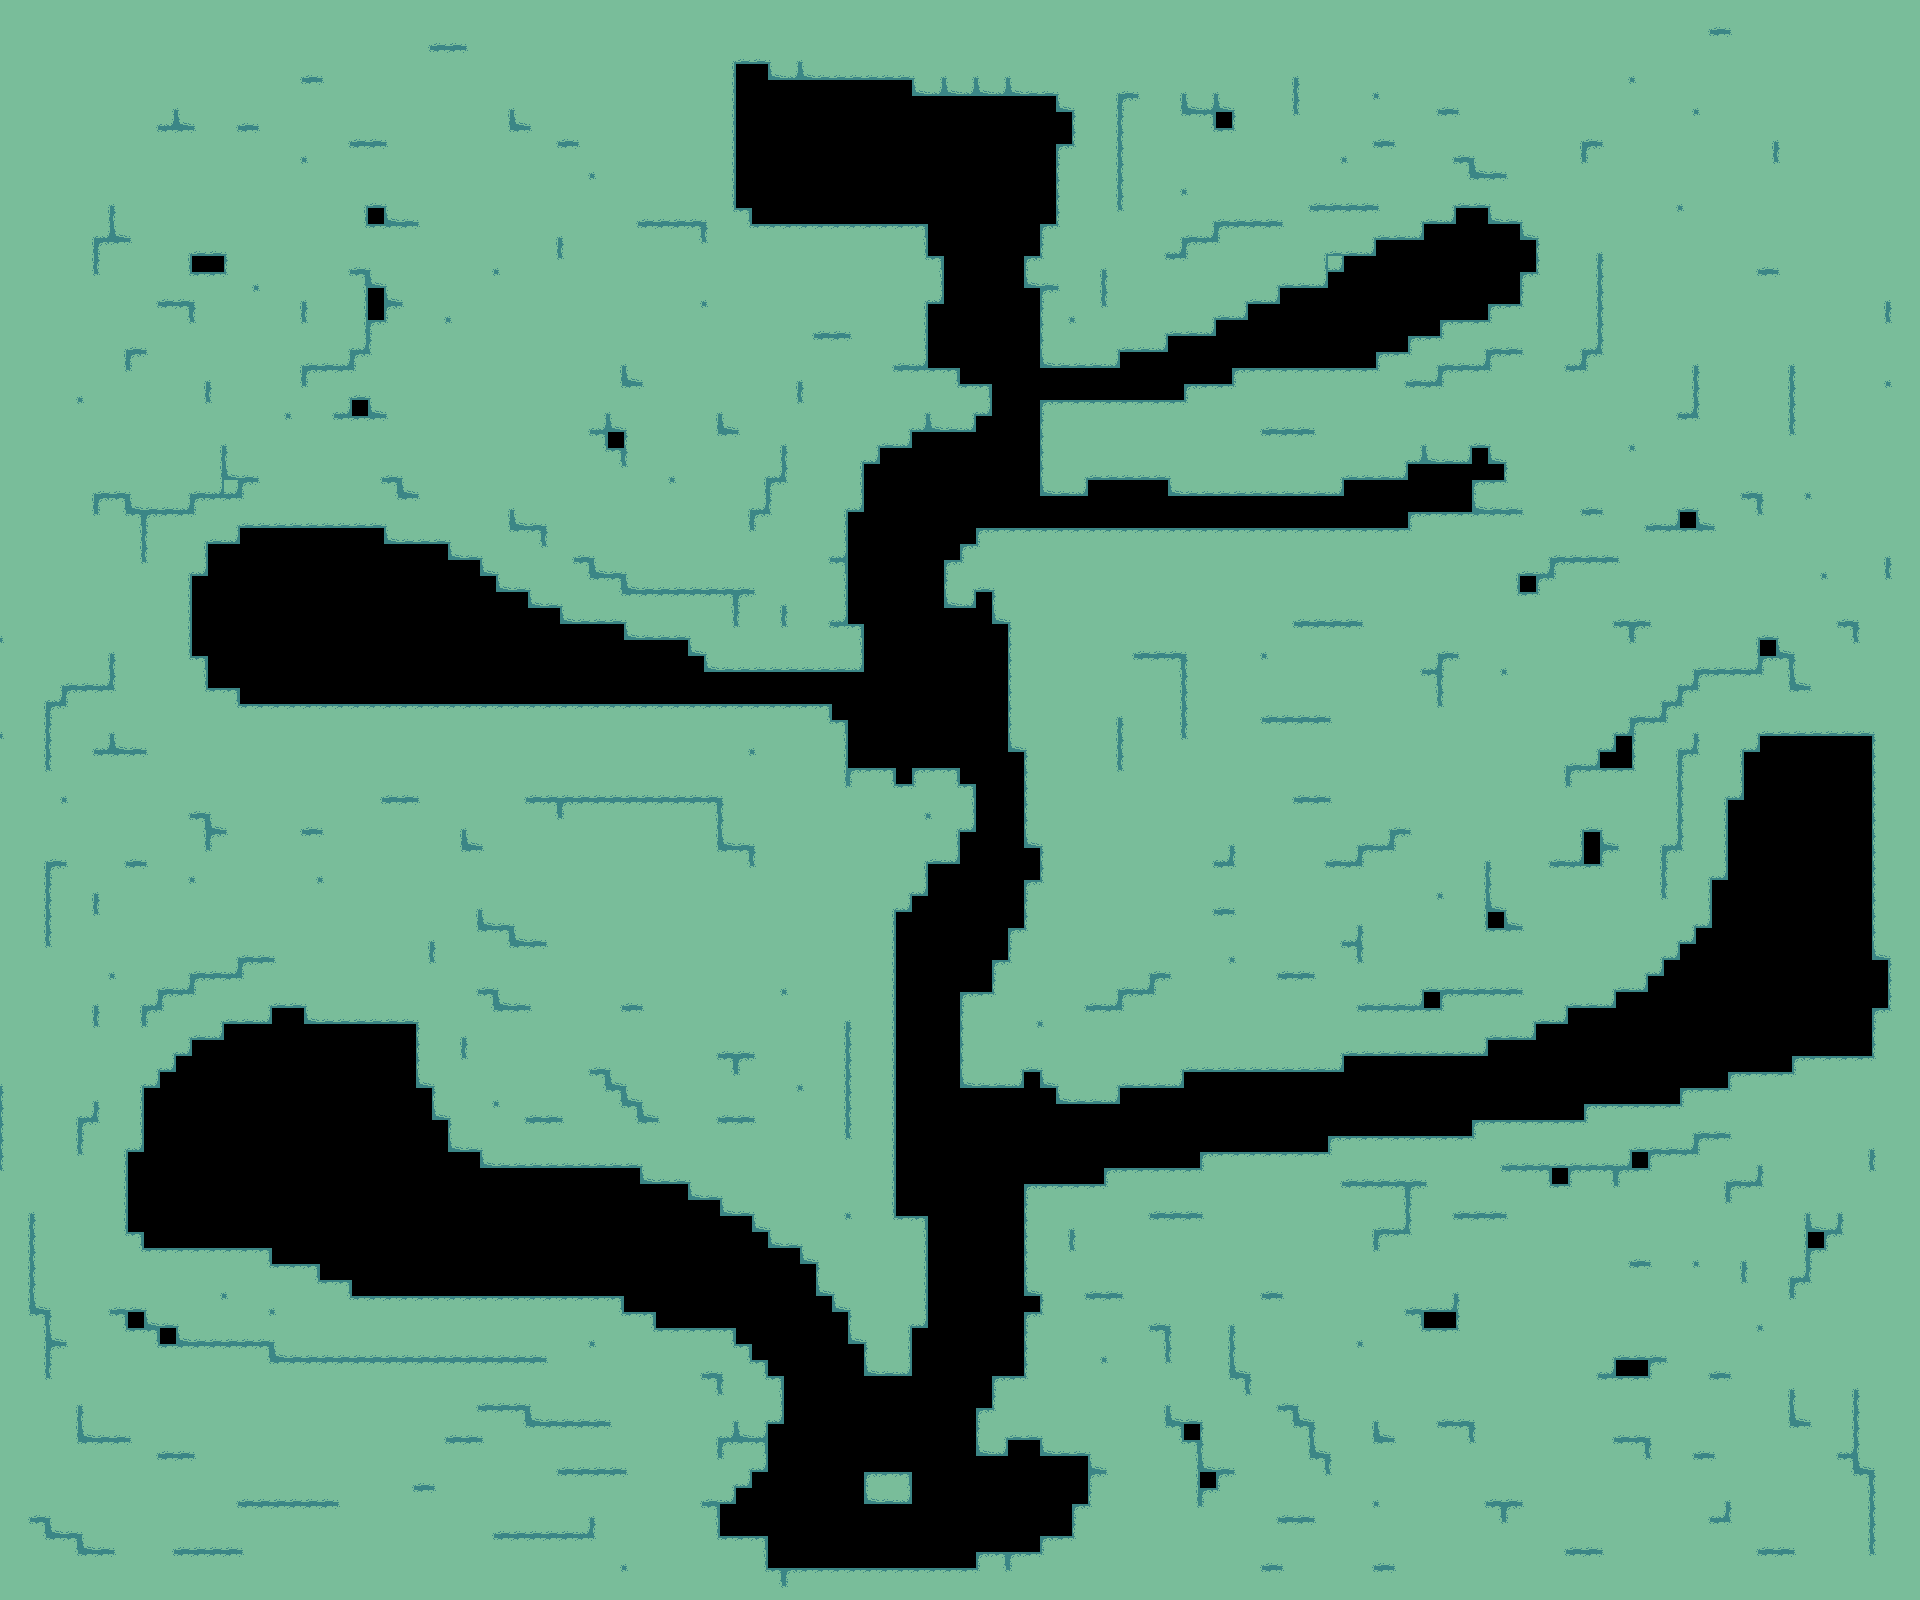

Rendered tile map (Tiled .tmx) drawn with the repository's tilesets; below, a short description and the map source with its tile grids summarised:
An orthogonal 120x100 tile map with 16x16 px tiles, 1 tile layer (Foreground), 3 tilesets and 34 objects (29x c03, 4x c01, portal).

<map version="1.0" orientation="orthogonal" width="120" height="100" tilewidth="16" tileheight="16">
 <tileset firstgid="1" name="level_tiles" tilewidth="16" tileheight="16">
  <image source="../images/level_tiles.png" width="80" height="48" />
  <terraintypes>
   <terrain name="Test Terrain" tile="-1" />
  </terraintypes>
  <tile id="0" terrain=",,,0" />
  <tile id="1" terrain=",,0,0" />
  <tile id="2" terrain=",,0," />
  <tile id="3" terrain="0,0,0," />
  <tile id="4" terrain="0,0,,0" />
  <tile id="5" terrain=",0,,0" />
  <tile id="6" terrain="0,0,0,0" />
  <tile id="7" terrain="0,,0," />
  <tile id="8" terrain="0,,0,0" />
  <tile id="9" terrain=",0,0,0" />
  <tile id="10" terrain=",0,," />
  <tile id="11" terrain="0,0,," />
  <tile id="12" terrain="0,,," />
 </tileset>
 <tileset firstgid="16" name="objects" tilewidth="64" tileheight="64">
  <image source="../images/objects.png" width="512" height="64" />
 </tileset>
 <tileset firstgid="24" name="enemies" tilewidth="64" tileheight="64">
  <image source="../images/enemies.png" width="512" height="64" />
  <tile id="1">
   <properties>
    <property name="type" value="c01" />
   </properties>
  </tile>
 </tileset>
 <layer name="Foreground" width="120" height="100">
  <properties>
   <property name="tileset" value="level_tiles" />
  </properties>
  <data>[12000 cells, 9712 non-empty, 13 distinct tile ids]</data>
 </layer>
 <objectgroup name="objects" width="120" height="100">
  <object type="portal" gid="17" x="784" y="224" />
  <object type="c01" gid="25" x="1360" y="1136" />
  <object type="c01" gid="25" x="1248" y="1152" />
  <object type="c01" gid="25" x="976" y="528" />
  <object type="c01" gid="25" x="1200" y="1152" />
  <object type="c03" gid="27" x="1312" y="368" />
  <object type="c03" gid="27" x="1312" y="368" />
  <object type="c03" gid="27" x="1408" y="512" />
  <object type="c03" gid="27" x="1360" y="528" />
  <object type="c03" gid="27" x="1424" y="512" />
  <object type="c03" gid="27" x="1472" y="304" />
  <object type="c03" gid="27" x="1424" y="512" />
  <object type="c03" gid="27" x="1376" y="512" />
  <object type="c03" gid="27" x="240" y="704" />
  <object type="c03" gid="27" x="208" y="688" />
  <object type="c03" gid="27" x="272" y="704" />
  <object type="c03" gid="27" x="304" y="704" />
  <object type="c03" gid="27" x="192" y="688" />
  <object type="c03" gid="27" x="1120" y="400" />
  <object type="c03" gid="27" x="1408" y="512" />
  <object type="c03" gid="27" x="1488" y="272" />
  <object type="c03" gid="27" x="304" y="1280" />
  <object type="c03" gid="27" x="352" y="1296" />
  <object type="c03" gid="27" x="400" y="1296" />
  <object type="c03" gid="27" x="464" y="1296" />
  <object type="c03" gid="27" x="528" y="1296" />
  <object type="c03" gid="27" x="576" y="1296" />
  <object type="c03" gid="27" x="1408" y="1136" />
  <object type="c03" gid="27" x="208" y="1248" />
  <object type="c03" gid="27" x="128" y="1248" />
  <object type="c03" gid="27" x="112" y="1232" />
  <object type="c03" gid="27" x="160" y="1248" />
  <object type="c03" gid="27" x="1568" y="1104" />
  <object type="c03" gid="27" x="1664" y="1088" />
 </objectgroup>
</map>
